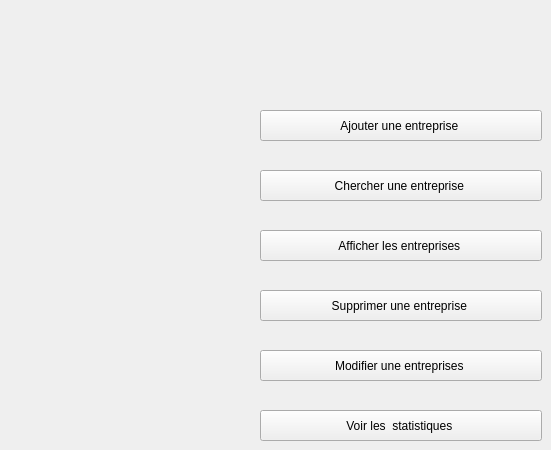
     <widget class="QWidget" name="menu_2">
      <widget class="QPushButton" name="pushButton_ajout">
       <property name="geometry">
        <rect>
         <x>260</x>
         <y>110</y>
         <width>282</width>
         <height>31</height>
        </rect>
       </property>
       <property name="styleSheet">
        <string notr="true">font: 9pt &quot;MS Shell Dlg 2&quot;;</string>
       </property>
       <property name="text">
        <string>Ajouter une entreprise </string>
       </property>
      </widget>
      <widget class="QPushButton" name="pushButton_chercher">
       <property name="geometry">
        <rect>
         <x>260</x>
         <y>170</y>
         <width>282</width>
         <height>31</height>
        </rect>
       </property>
       <property name="cursor">
        <cursorShape>ArrowCursor</cursorShape>
       </property>
       <property name="styleSheet">
        <string notr="true">font: 9pt &quot;MS Shell Dlg 2&quot;;</string>
       </property>
       <property name="text">
        <string>Chercher une entreprise </string>
       </property>
       <property name="iconSize">
        <size>
         <width>16</width>
         <height>16</height>
        </size>
       </property>
      </widget>
      <widget class="QPushButton" name="pushButton_afficher">
       <property name="geometry">
        <rect>
         <x>260</x>
         <y>230</y>
         <width>282</width>
         <height>31</height>
        </rect>
       </property>
       <property name="styleSheet">
        <string notr="true">font: 9pt &quot;MS Shell Dlg 2&quot;;</string>
       </property>
       <property name="text">
        <string>Afficher les entreprises </string>
       </property>
      </widget>
      <widget class="QPushButton" name="pushButton_supprimer">
       <property name="geometry">
        <rect>
         <x>260</x>
         <y>290</y>
         <width>282</width>
         <height>31</height>
        </rect>
       </property>
       <property name="styleSheet">
        <string notr="true">font: 9pt &quot;MS Shell Dlg 2&quot;;</string>
       </property>
       <property name="text">
        <string>Supprimer une entreprise </string>
       </property>
      </widget>
      <widget class="QPushButton" name="pushButton_modifier">
       <property name="geometry">
        <rect>
         <x>260</x>
         <y>350</y>
         <width>282</width>
         <height>31</height>
        </rect>
       </property>
       <property name="styleSheet">
        <string notr="true">font: 9pt &quot;MS Shell Dlg 2&quot;;</string>
       </property>
       <property name="text">
        <string>Modifier une entreprises </string>
       </property>
      </widget>
      <widget class="QPushButton" name="pushButton_statistiques">
       <property name="geometry">
        <rect>
         <x>260</x>
         <y>410</y>
         <width>282</width>
         <height>31</height>
        </rect>
       </property>
       <property name="styleSheet">
        <string notr="true">font: 9pt &quot;MS Shell Dlg 2&quot;;</string>
       </property>
       <property name="text">
        <string>Voir les  statistiques </string>
       </property>
      </widget>
     </widget>
